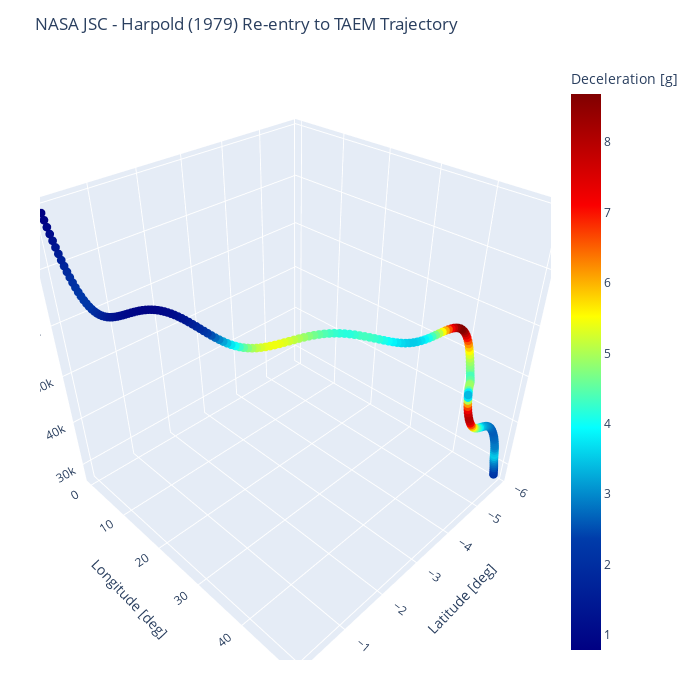

The code cell stored with this chart in its notebook:
### Code cell
trace=go.Scatter3d(x=rad2deg(thetasol[1]),y=rad2deg(phisol[1]),z=hsol[0],
                    mode='markers', 
                    marker=dict(size=3,color=np.gradient(vsol[1])/np.gradient(tsol[1])/-9.80655,colorscale='Jet',colorbar=dict(title="Deceleration [g]"), showscale=True),)
data=[trace]

layout=go.Layout(scene = dict(
                xaxis_title='Latitude [deg]',
                yaxis_title='Longitude [deg]',
                zaxis_title='Altitude [m]'),
                width=700, height=700,
                margin=dict(r=40, b=40, l=40, t=60))
fig=go.Figure(data=data,layout=layout, )
fig.update_layout(title="NASA JSC - Harpold (1979) Re-entry to TAEM Trajectory",)
fig.show()

### Figure 1 — Plotly figure (JSON) as saved in the notebook; plotly's stock layout.template omitted (floating-point values rounded to 4 significant figures; data arrays with more than 128 entries replaced by an {"elided": "..."} marker saying what was removed)
{"data": [{"marker": {"color": {"elided": "200 float values"}, "colorbar": {"title": {"text": "Deceleration [g]"}}, "colorscale": [[0, "rgb(0,0,131)"], [0.2, "rgb(0,60,170)"], [0.4, "rgb(5,255,255)"], [0.6, "rgb(255,255,0)"], [0.8, "rgb(250,0,0)"], [1, "rgb(128,0,0)"]], "showscale": true, "size": 3}, "mode": "markers", "type": "scatter3d", "x": {"elided": "200 float values"}, "y": {"elided": "200 float values"}, "z": {"elided": "200 float values"}}], "layout": {"height": 700, "margin": {"b": 40, "l": 40, "r": 40, "t": 60}, "scene": {"xaxis": {"title": {"text": "Latitude [deg]"}}, "yaxis": {"title": {"text": "Longitude [deg]"}}, "zaxis": {"title": {"text": "Altitude [m]"}}}, "title": {"text": "NASA JSC - Harpold (1979) Re-entry to TAEM Trajectory"}, "width": 700}}
